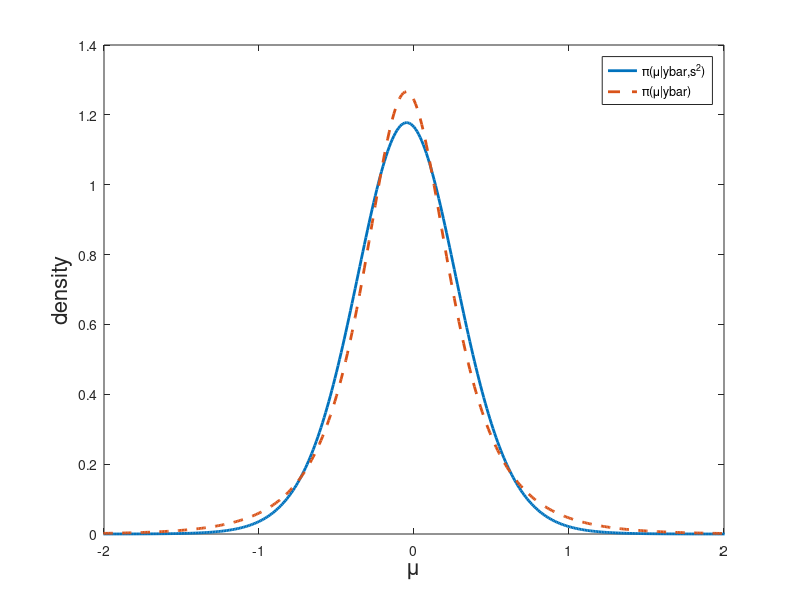
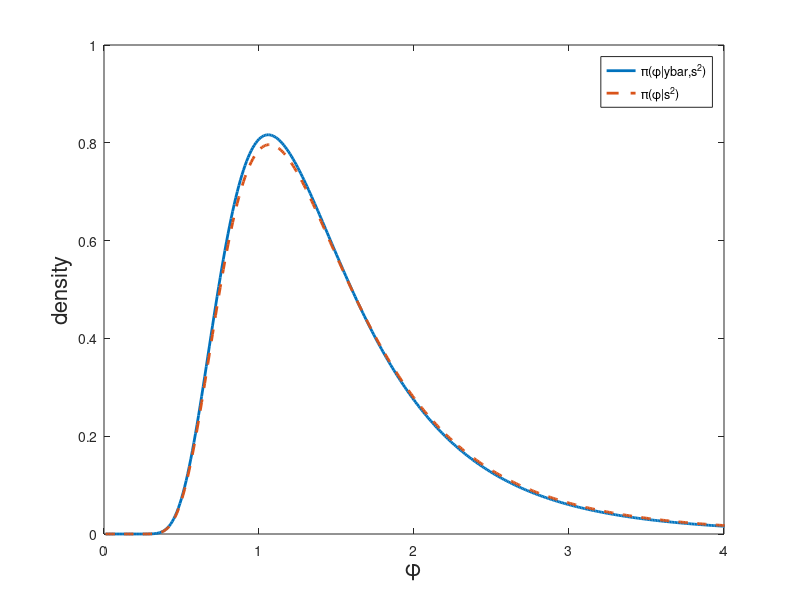

Source code (MATLAB) for these figures, in order:

rng(7);

n=10;
y = normrnd(0,1,1,n);
ybar = mean(y);

alpha = 1;
beta = 1;
phi0 = 1^2;
mu0 = 0;


% marginal for mu

mu_grid = -3:0.01:3;
dy = zeros(1,length(mu_grid));
for i = 1:length(mu_grid)
    dy(i) = normpdf(mu_grid(i), 0 , sqrt(phi0))*(beta + 0.5*sum((y-mu_grid(i)).^2))^(-alpha - n/2);
end

dyb = normpdf(mu_grid, 0 , sqrt(phi0)).*(beta + 0.5*n*(ybar-mu_grid).^2).^(-alpha - 0.5);

% approximate normalising constants numerically
Cy = 1/trapz(mu_grid, dy);
Cyb = 1/trapz(mu_grid, dyb);

figure;
plot(mu_grid, Cy*dy, 'LineWidth', 2);
hold on;
plot(mu_grid, Cyb*dyb, 'LineWidth', 2, 'LineStyle','--');
xlim([-2 2]);
legend('\pi(\mu|ybar,s^2)','\pi(\mu|ybar)');
xlabel('\mu','FontSize',16);
ylabel('density','FontSize',16)


% marginal for phi

phi_grid = 0.01:0.01:5;
dy = zeros(1,length(phi_grid));
for i = 1:length(phi_grid)
    phi = phi_grid(i);
    dy(i) = phi^(-alpha-1)*exp(-beta/phi)*phi^(-n/2)*sqrt(2*pi/(n/phi + 1/phi0))*exp(0.5*(n*ybar/phi + mu0/phi0)^2/(n/phi + 1/phi0))*exp(-0.5*sum(y.^2)/phi);
end

Cy = 1/trapz(phi_grid, dy);
alpha_post = alpha + (n-1)/2;
beta_post = beta + 0.5*sum((y-ybar).^2);

figure;
plot(phi_grid, Cy*dy, 'LineWidth', 2);
hold on;
plot(phi_grid, beta_post^alpha_post/gamma(alpha_post)*phi_grid.^(-alpha_post - 1).*exp(-beta_post./phi_grid), 'LineWidth', 2, 'LineStyle','--');
xlim([0 4]);
legend('\pi(\phi|ybar,s^2)','\pi(\phi|s^2)');
xlabel('\phi','FontSize',16);
ylabel('density','FontSize',16)

